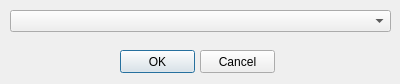
<?xml version="1.0" encoding="UTF-8"?>
<ui version="4.0">
 <class>SelectSection</class>
 <widget class="QDialog" name="SelectSection">
  <property name="geometry">
   <rect>
    <x>0</x>
    <y>0</y>
    <width>400</width>
    <height>84</height>
   </rect>
  </property>
  <property name="windowTitle">
   <string>Dialog</string>
  </property>
  <widget class="QComboBox" name="comboBox">
   <property name="geometry">
    <rect>
     <x>10</x>
     <y>10</y>
     <width>381</width>
     <height>22</height>
    </rect>
   </property>
  </widget>
  <widget class="QPushButton" name="pushButton">
   <property name="geometry">
    <rect>
     <x>120</x>
     <y>50</y>
     <width>75</width>
     <height>23</height>
    </rect>
   </property>
   <property name="text">
    <string>OK</string>
   </property>
  </widget>
  <widget class="QPushButton" name="pushButton_2">
   <property name="geometry">
    <rect>
     <x>200</x>
     <y>50</y>
     <width>75</width>
     <height>23</height>
    </rect>
   </property>
   <property name="text">
    <string>Cancel</string>
   </property>
  </widget>
 </widget>
 <resources/>
 <connections/>
</ui>
